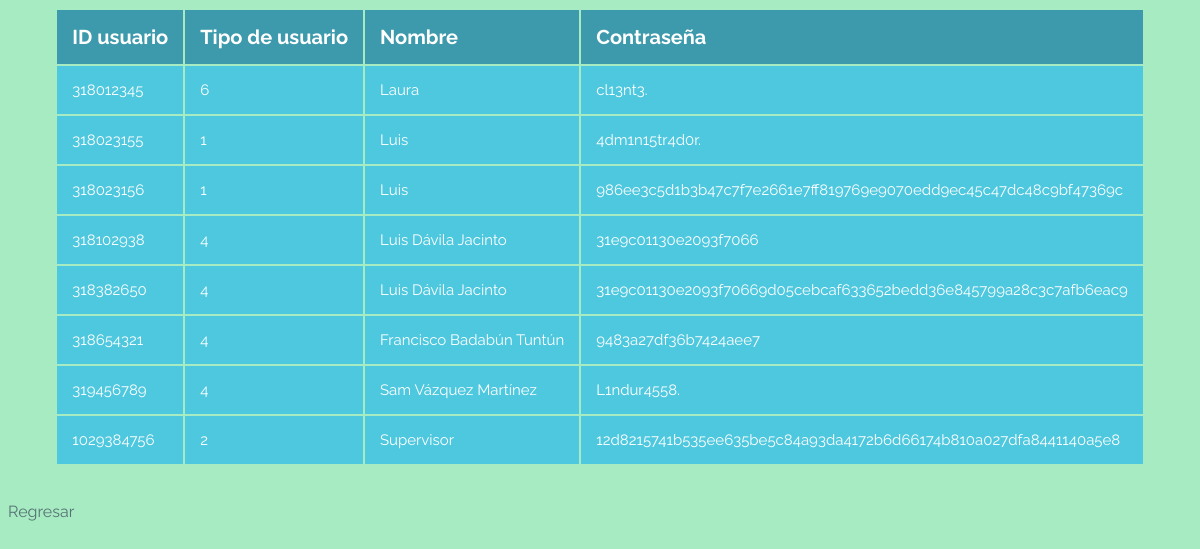
Screenshot of /dynamics/Administradores/administrarUsuarios.php with the database file from the repository.
### tables this page shows
CREATE TABLE `usuario` (
  `id_Usuario` int(13) NOT NULL,
  `id_tipo` int(1) DEFAULT NULL,
  `Nombre` varchar(30) DEFAULT NULL,
  `Contrasena` varchar(300) DEFAULT NULL,
  PRIMARY KEY (`id_Usuario`),
  KEY `id_tipo` (`id_tipo`),
  CONSTRAINT `usuario_ibfk_1` FOREIGN KEY (`id_tipo`) REFERENCES `tipo` (`id_Tipo`)
);

### dynamics/Administradores/administrarUsuarios.php (the view, shortened to what this page needs)
<?php
  echo '<!DOCTYPE html>
        <html lang="en" dir="ltr">
          <head>
            <link rel="stylesheet" href="../../statics/css/administradores.css">
            <link rel="icon" href="../../statics/img/prepa6.png">
            <link href="https://fonts.googleapis.com/css2?family=Raleway:wght@500&display=swap" rel="stylesheet">
            <meta charset="utf-8">
            <title>Coyo Express: Usuarios</title>
          </head>
          <body>';
  include '../conexion.php';
  if ($conexion)
  {
    $consulta = "SELECT * FROM usuario";
    $respuesta = mysqli_query($conexion, $consulta);
    echo "<table>
            <tr>
              <th>ID usuario</th>
              <th>Tipo de usuario</th>
              <th>Nombre</th>
              <th>Contraseña</th>
            </tr>";
    while ($row = mysqli_fetch_array($respuesta))
    {
      echo "<tr>
              <td>".$row[0]."</td>
              <td>".$row[1]."</td>
              <td>".$row[2]."</td>
              <td>".$row[3]."</td>
            </tr>";
    }
    echo '</table><br><br>';
  }
  echo "<a href='administradores.php'><label>Regresar</label></a>
      </body>
    </html>";
?>

### statics/css/administradores.css (style rules this page uses)
body { background-color: #A7EBC2; }
table { margin-right: auto; margin-left: auto; }
th { background-color: #3D9AAC; font-size: 20px; }
th, td { color: white; font-family: 'Raleway', sans-serif; padding: 15px; text-align: left; }
td { background-color: #4EC8DF; font-size: 15px; }
a { text-decoration: none; color: #567174; }
label { font-family: 'Raleway', sans-serif; }

### rows the page displays
usuario: id_Usuario "318012345", id_tipo "6", Nombre "Laura", Contrasena "cl13nt3."
usuario: id_Usuario "318023155", id_tipo "1", Nombre "Luis", Contrasena "4dm1n15tr4d0r."
usuario: id_Usuario "318023156", id_tipo "1", Nombre "Luis", Contrasena "986ee3c5d1b3b47c7f7e2661e7ff819769e9070edd9ec45c47dc48c9bf47369c"
usuario: id_Usuario "318102938", id_tipo "4", Nombre "Luis Dávila Jacinto", Contrasena "31e9c01130e2093f7066"
usuario: id_Usuario "318382650", id_tipo "4", Nombre "Luis Dávila Jacinto", Contrasena "31e9c01130e2093f70669d05cebcaf633652bedd36e845799a28c3c7afb6eac9"
usuario: id_Usuario "318654321", id_tipo "4", Nombre "Francisco Badabún Tuntún", Contrasena "9483a27df36b7424aee7"
usuario: id_Usuario "319456789", id_tipo "4", Nombre "Sam Vázquez Martínez", Contrasena "L1ndur4558."
usuario: id_Usuario "1029384756", id_tipo "2", Nombre "Supervisor", Contrasena "12d8215741b535ee635be5c84a93da4172b6d66174b810a027dfa8441140a5e8"
